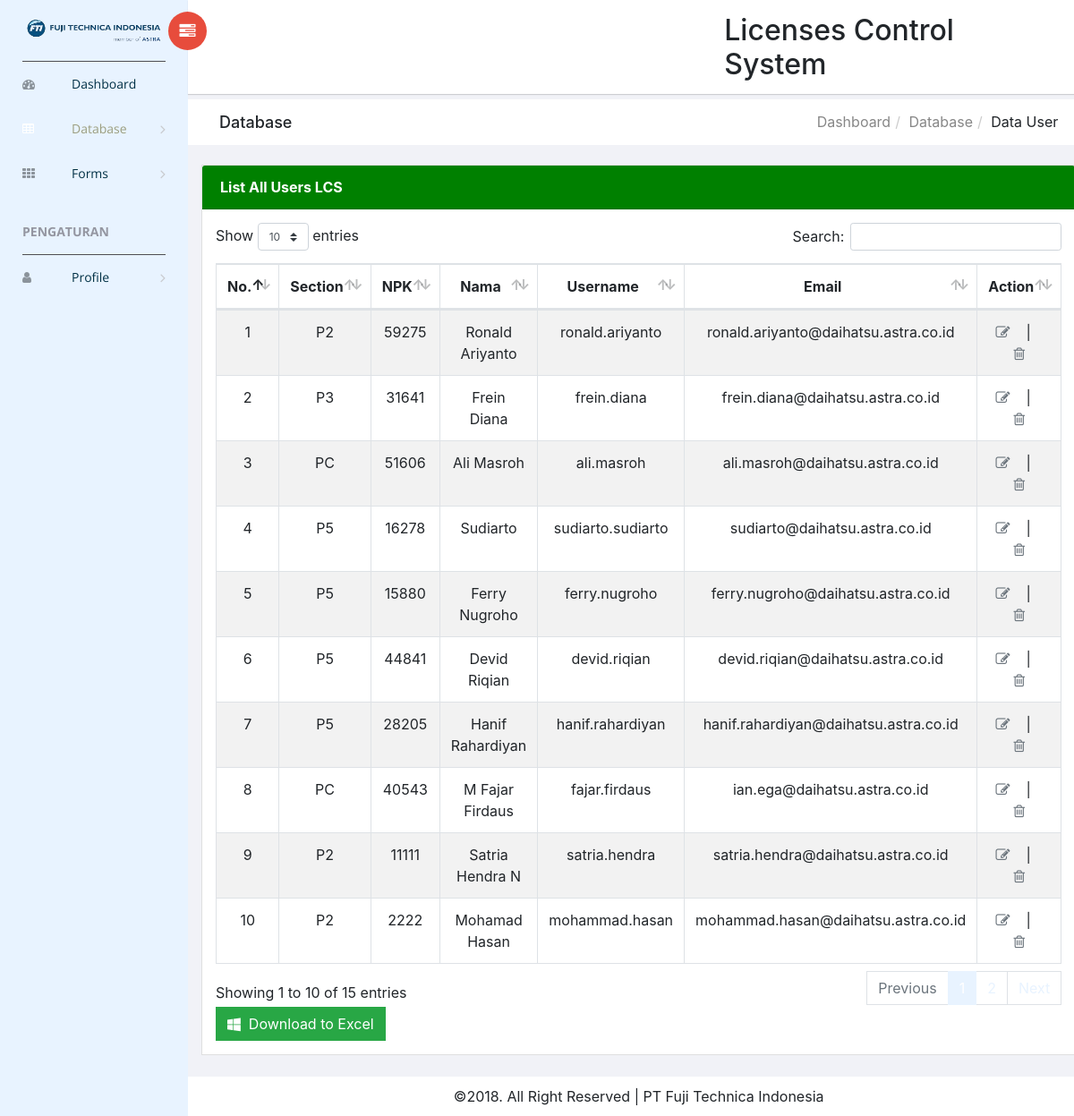
Screenshot of /user.php with the database file from the repository.
### tables this page shows
CREATE TABLE `lcs_login` (
  `id` int(5) NOT NULL,
  `npk` int(8) NOT NULL,
  `nama` varchar(50) NOT NULL,
  `username` varchar(50) NOT NULL,
  `plan` varchar(3) NOT NULL,
  `email` varchar(50) NOT NULL,
  `pass` varchar(50) NOT NULL,
  `hak_akses` varchar(20) NOT NULL
);

### user.php (the view, shortened to what this page needs)
<!doctype html>
<?php
global $con;
?>
<html class="no-js" lang="en">
<head>
    <link rel="stylesheet" href="vendors/bootstrap/dist/css/bootstrap.min.css">
    <link rel="stylesheet" href="vendors/font-awesome/css/font-awesome.min.css">
    <link rel="stylesheet" href="vendors/themify-icons/css/themify-icons.css">
    <link rel="stylesheet" href="vendors/flag-icon-css/css/flag-icon.min.css">
    <link rel="stylesheet" href="vendors/selectFX/css/cs-skin-elastic.css">
    <link rel="stylesheet" href="vendors/datatables.net-bs4/css/dataTables.bootstrap4.min.css">
    <link rel="stylesheet" href="vendors/datatables.net-buttons-bs4/css/buttons.bootstrap4.min.css">
    <link rel="stylesheet" href="assets/css/style.css">
</head>
<body>
    <aside id="left-panel" class="left-panel">
        <nav class="navbar navbar-expand-sm navbar-default">
            <div class="navbar-header">
                <a class="navbar-brand" href="./"><img src="images/logo (3).png" alt="Logo"></a>
            </div>
            <div id="main-menu" class="main-menu collapse navbar-collapse">
                <ul class="nav navbar-nav">
                    <li>
                        <a href="index.php"> <i class="menu-icon fa fa-dashboard"></i>Dashboard </a>
                    </li>
                    <li class="menu-item-has-children active dropdown">
                        <a href="#" class="dropdown-toggle" data-toggle="dropdown" aria-haspopup="true" aria-expanded="false"> <i class="menu-icon fa fa-table"></i>Database</a>
                    </li>
                    <li class="menu-item-has-children dropdown">
                        <a href="#" class="dropdown-toggle" data-toggle="dropdown" aria-haspopup="true" aria-expanded="false"> <i class="menu-icon fa fa-th"></i>Forms</a>
                    </li>
                    <h3 class="menu-title">Pengaturan</h3>
                    <li class="menu-item-has-children dropdown">
                        <a href="#" class="dropdown-toggle" data-toggle="dropdown" aria-haspopup="true" aria-expanded="false"> <i class="menu-icon fa fa-user"></i>Profile</a>
                    </li>
                </ul>
            </div>
        </nav>
    </aside>
    <div id="right-panel" class="right-panel">
        <header id="header" class="header">
            <div class="header-menu">
                <div class="col-sm-7">
                    <a id="menuToggle" class="menutoggle pull-left"><i class="fa fa fa-tasks"></i></a>
                    <div class="header-left">
                    </div>
                </div>
                <div class="col-sm-5">
                    <div class="user-area dropdown float-right">
						<h2>Licenses Control System</h2>
                    </div>
                </div>
            </div>
        </header>
        <div class="breadcrumbs">
            <div class="col-sm-4">
                <div class="page-header float-left">
                    <div class="page-title">
                        <h1>Database</h1>
                    </div>
                </div>
            </div>
            <div class="col-sm-8">
                <div class="page-header float-right">
                    <div class="page-title">
                        <ol class="breadcrumb text-right">
                            <li><a href="index.php">Dashboard</a></li>
                            <li><a href="#">Database</a></li>
                            <li class="active">Data User</li>
                        </ol>
                    </div>
                </div>
            </div>
        </div>
        <div class="content mt-3">
            <div class="animated fadeIn">
                <div class="row">
                    <div class="col-md-12">
                        <div class="card">
                            <div class="card-header" style="background: green; color: white;">
                                <strong class="card-title">List All Users LCS</strong>
                            </div>
                            <div class="card-body">
                                <table id="bootstrap-data-table-export" class="table table-striped table-bordered">
                                    <thead>
                                        <tr align=center>
                                            <th>No.</th>
                                            <th>Section</th>
											<th>NPK</th>
                                            <th>Nama</th>
                                            <th>Username</th>
											<th>Email</th>
											<th>Action</th>
                                        </tr>
                                    </thead>
                                    <tbody>
                                        <?php
													$query = mysql_query ("select * from lcs_login", $con);
													$total_row = mysql_num_rows($query);
													if ( $total_row > 0 ) {
														$no = 1;
														$lihat = mysql_query("select * from lcs_login");
														while ( $row = mysql_fetch_array($lihat) ) {
															echo '<tr align=center>';
															echo '<td>'.$no++.'</td>';
															echo '<td>'.$row['plan'].'</td>';
															echo '<td>'.$row['npk'].'</td>';
															echo '<td>'.$row['nama'].'</td>';
															echo '<td>'.$row['username'].'</td>';
															echo '<td>'.$row['email'].'</td>';
															echo '<td align=center valign=center>';
															echo '<a href="user_edit.php?id='.$row['id'].'"class="text-secondary"><i class="fa fa-edit"></i></a> &nbsp; &nbsp;|&nbsp; &nbsp; ';
															echo '<a href="del_user.php?id='.$row['id'].'"class="text-secondary"><i class="fa fa-trash-o" onclick="return confirm(\'Apakah Anda yakin ingin menghapus user atas nama '.$row['nama'].' ?\')"></i></a>';
															echo '</td>';
															echo '</tr>';
														}
													} else {
														echo '<tr align=center><td colspan="8"><h5>User Tidak Tersedia.</h5></td></tr>';
													}
										?>
                                    </tbody>
                                </table>
								<a href="dnld_lcns.php"><button type="button" class="btn btn-success"><i class="fa fa-windows"></i>&nbsp; Download to Excel</button></a>
                            </div>
                        </div>
                    </div>
                </div>
            </div>
        </div>
		<div class="breadcrumbs" style="padding: 10px;">
			<footer id="header" class="header">
				<div class="header-menu">
					<center>
						&copy;2018. All Right Reserved | PT Fuji Technica Indonesia
					</center>
				</div>
			</footer>
		</div>
    </div>
</body>
</html>

### rows the page displays
lcs_login: plan "P2", npk "59275", nama "Ronald Ariyanto", username "ronald.ariyanto", email "ronald.ariyanto@daihatsu.astra.co.id"
lcs_login: plan "P3", npk "31641", nama "Frein Diana", username "frein.diana", email "frein.diana@daihatsu.astra.co.id"
lcs_login: plan "PC", npk "51606", nama "Ali Masroh", username "ali.masroh", email "ali.masroh@daihatsu.astra.co.id"
lcs_login: plan "P5", npk "16278", nama "Sudiarto", username "sudiarto.sudiarto", email "sudiarto@daihatsu.astra.co.id"
lcs_login: plan "P5", npk "15880", nama "Ferry Nugroho", username "ferry.nugroho", email "ferry.nugroho@daihatsu.astra.co.id"
lcs_login: plan "P5", npk "44841", nama "Devid Riqian", username "devid.riqian", email "devid.riqian@daihatsu.astra.co.id"
lcs_login: plan "P5", npk "28205", nama "Hanif Rahardiyan", username "hanif.rahardiyan", email "hanif.rahardiyan@daihatsu.astra.co.id"
lcs_login: plan "PC", npk "40543", nama "M Fajar Firdaus", username "fajar.firdaus", email "ian.ega@daihatsu.astra.co.id"
lcs_login: plan "P2", npk "11111", nama "Satria Hendra N", username "satria.hendra", email "satria.hendra@daihatsu.astra.co.id"
lcs_login: plan "P2", npk "2222", nama "Mohamad Hasan", username "mohammad.hasan", email "mohammad.hasan@daihatsu.astra.co.id"
